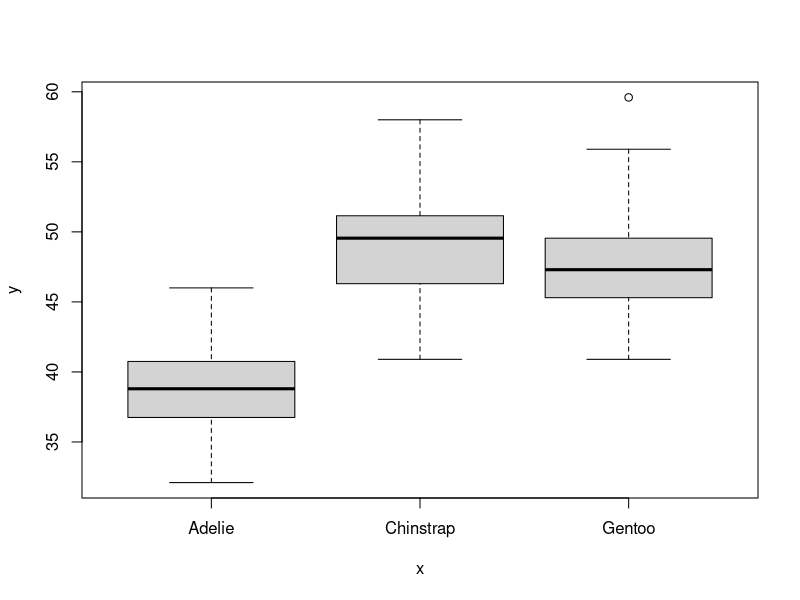
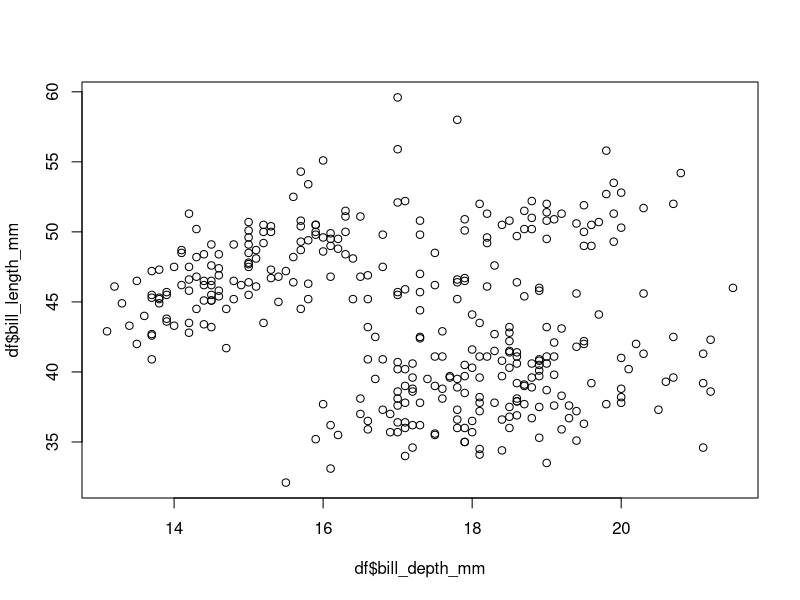
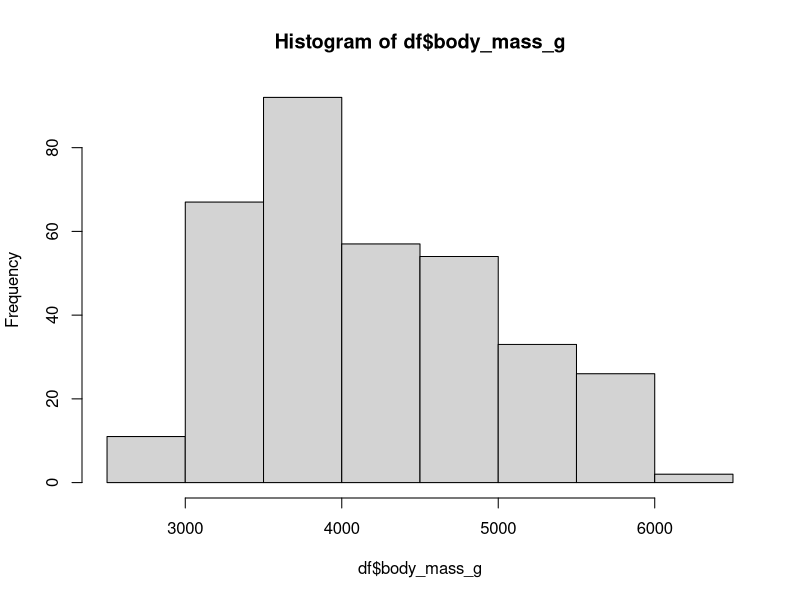
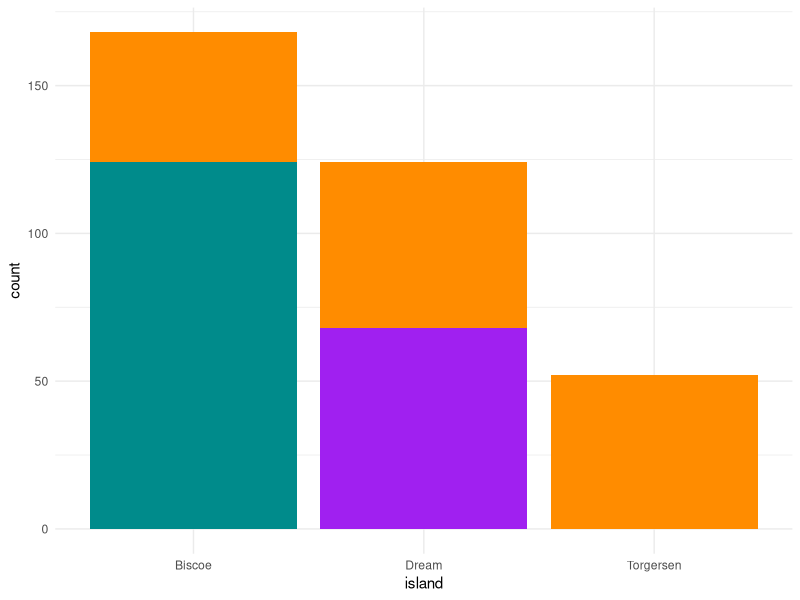
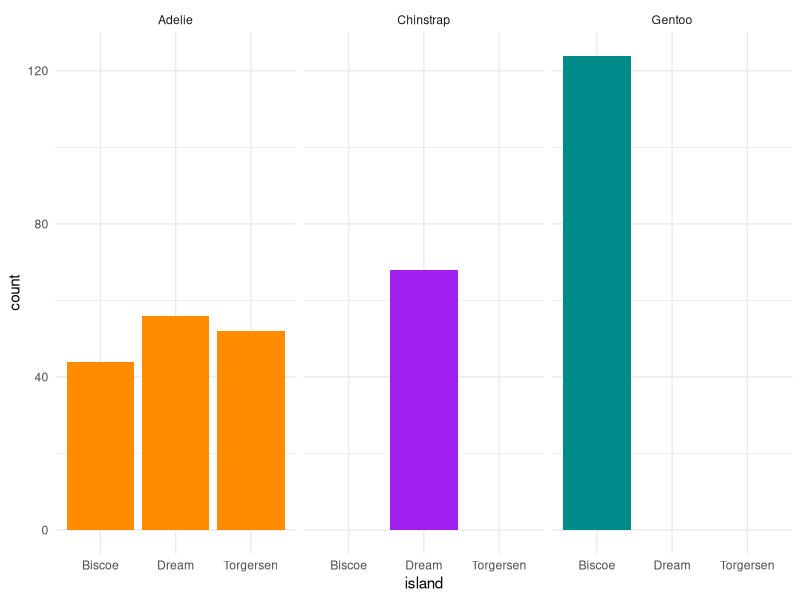
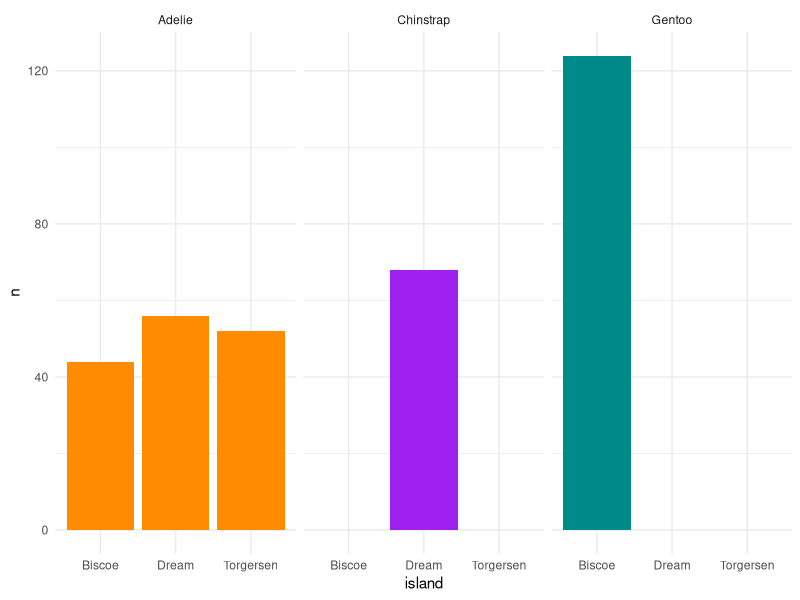
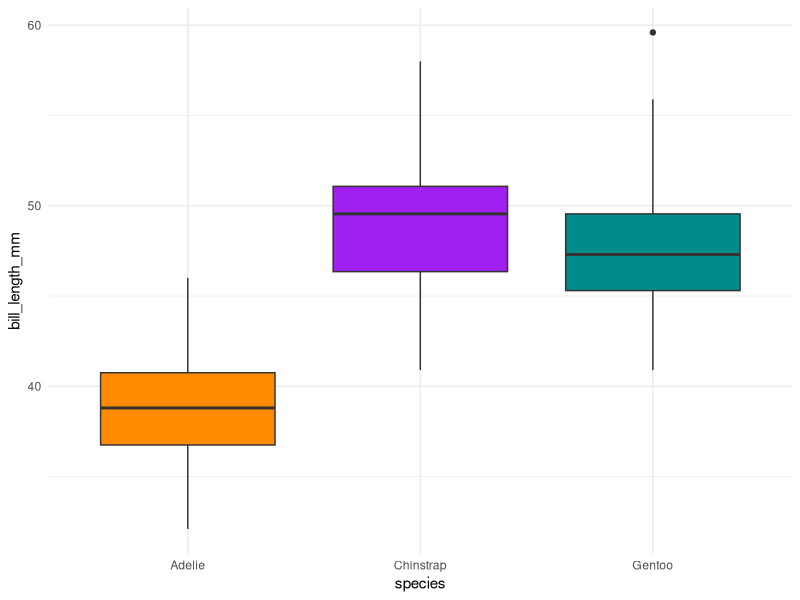
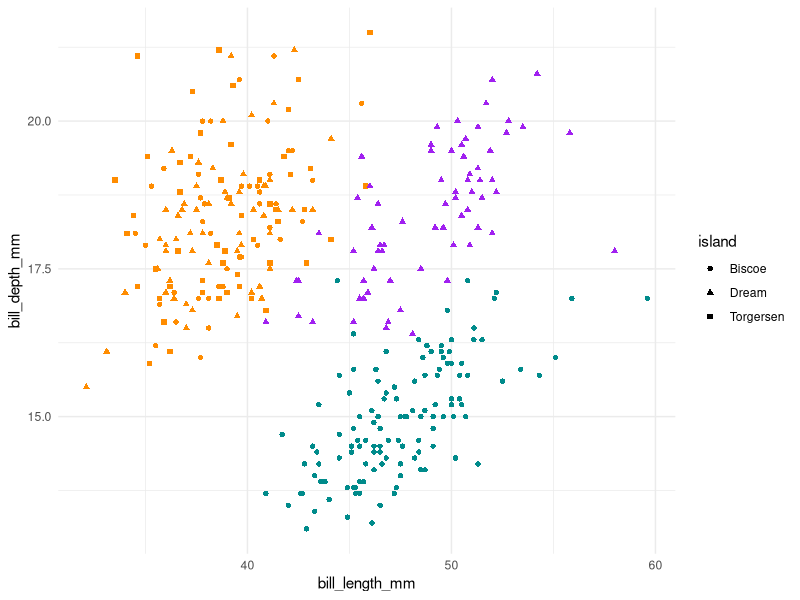

Generate these figures, in order, with R: (Note: this script raises an error after producing the figures.)
## ---- chunk 1
library(ggplot2)
library(palmerpenguins)
library(tidyr)
library(dplyr)

df <- penguins
## ---- chunk 2
plot(df$species, df$bill_length_mm)
## ---- chunk 3
plot(df$bill_depth_mm, df$bill_length_mm)
## ---- chunk 4
hist(df$body_mass_g)
## ---- chunk 5
colorcode <- c("darkorange","purple","cyan4") #scheme from citation(palmerpenguins)
## ---- chunk 6

df %>%
  ggplot(aes(x = island, fill = species))+
  geom_bar()+
  scale_fill_manual(values = colorcode, 
                    guide = NULL) +
  # basic theme
  theme_minimal()

## ---- chunk 7
df %>% 
  ggplot(aes(x = island, fill = species))+ 
  geom_bar()+ 
  scale_fill_manual(values = colorcode, guide = NULL) + 
  theme_minimal()+
  facet_wrap(.~species)
## ---- chunk 8
df %>% 
  
  # we calculate the number of penguins of each species at each island
  group_by(island, species) %>%
  summarise(n = n()) %>%
  
  #now we can specify n
  ggplot(aes(x = island, y = n, fill = species))+ 
  
  # since we specify n, we need to tell the function via stat = "identity"
  geom_bar(stat = "identity")+ 
  scale_fill_manual(values = colorcode, guide = NULL) + 
  theme_minimal()+
  facet_wrap(.~species)
## ---- chunk 9

df %>%
  ggplot(aes(x = species, y = bill_length_mm, fill = species ))+
  geom_boxplot()+
  scale_fill_manual(values = colorcode, guide = NULL) + 
  theme_minimal()

## ---- chunk 10
df %>% 
  ggplot(aes(x = bill_length_mm, y = bill_depth_mm, color = species, shape = island))+ 
  geom_point()+ 
  scale_color_manual(values = colorcode, guide = NULL) + 
  theme_minimal()
## ---- chunk 11

df %>% 
  ggplot(aes(x = sex, fill = species)) +
  
  # alpha corresponds to transparency. the smaller, the more transparent
  geom_bar(alpha = 0.8) +
  
  # code to control the 'fill' aes
  scale_fill_manual(values = colorcode, 
                    guide = NULL) +
  
  # basic theme
  theme_minimal() +
  
  # bringing multiple 
  facet_wrap(~species, ncol = 1) +
  coord_flip()

# note this snippet of code is adapted from citation("palmerpenguins")
## ---- chunk 12

df %>%
  ggplot(aes(x = body_mass_g, fill = species))+
  geom_histogram(alpha = 0.8) +
  scale_fill_manual(values = colorcode, 
                    guide = NULL) +
  theme_minimal() +
  facet_wrap(. ~ sex)

## ---- chunk 13
df %>%
  ggplot(aes(x = body_mass_g, fill = species))+
  geom_histogram(alpha = 0.8) +
  scale_fill_manual(values = colorcode, 
                    guide = NULL) +
  theme_minimal() +
  facet_grid(species ~ sex)
## ---- chunk 14

df %>%
  group_by(year, species) %>%
  summarise(n = n()) %>%
  ggplot(aes(x = year, y = n, color = species))+
  geom_point()+
  geom_line()+
  scale_color_manual(values = colorcode, 
                    guide = NULL) +
  theme_minimal()+
  
  # here we specify the x and y axes. We change the x axis limits so that we don't end up with 2007.5 and 2008.5 in the graph.
  xlab("Year")+
  ylab("Number of penguins")+
  scale_x_continuous(breaks = c(2007, 2008, 2009))


## ---- chunk 15

## ---- chunk 16

## ---- chunk 17

## ---- chunk 18

## ---- chunk 19

## ---- chunk 20

## ---- chunk 21

  
## ---- chunk 22

## ---- chunk 23

## ---- chunk 24
covid<-covid_testing
